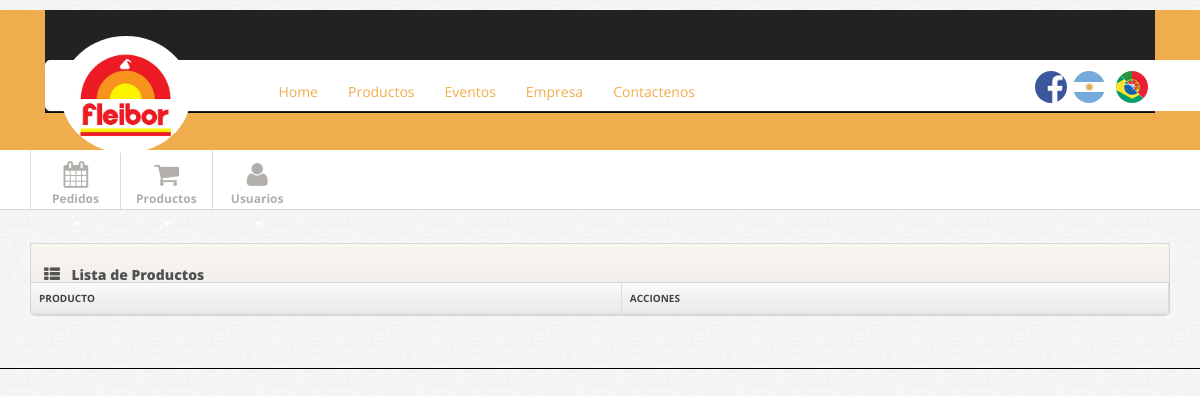
Before: /admin/producto-lista.php (signed in) with the older database file.
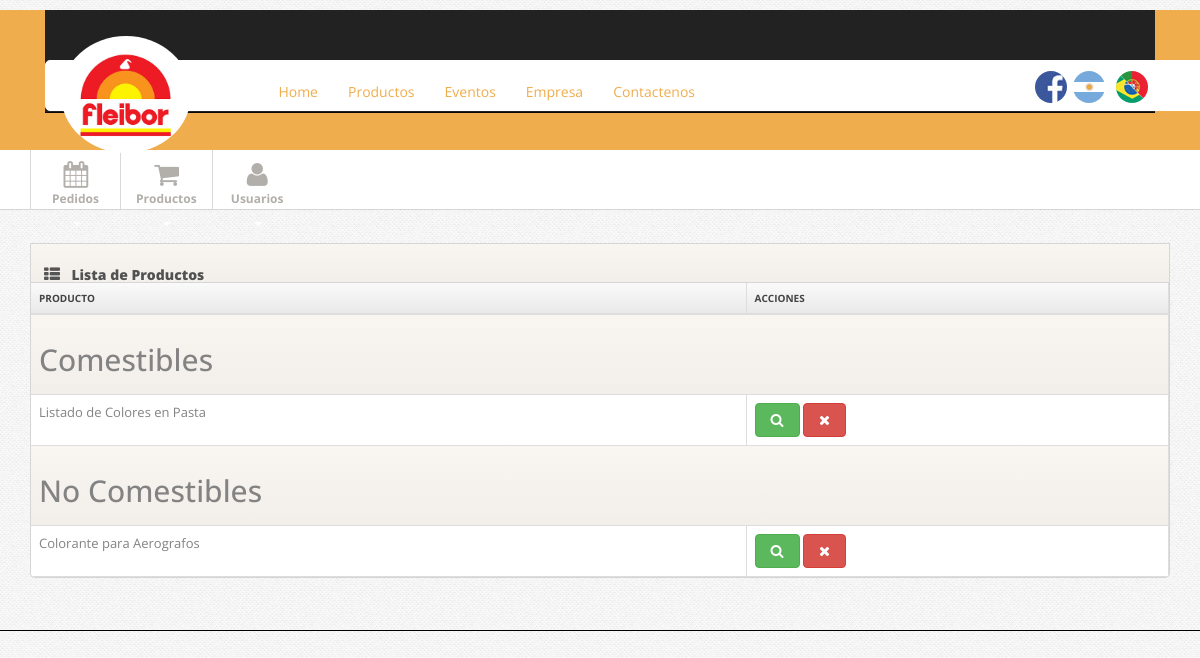
After: the same page with the newer database file.
### tables this page shows
CREATE TABLE IF NOT EXISTS `productos` (
  `id` int(11) NOT NULL AUTO_INCREMENT,
  `familia` int(11) NOT NULL,
  `nombre` varchar(255) NOT NULL,
  `descripcion` varchar(250) NOT NULL,
  `subtitulo` varchar(250) NOT NULL,
  PRIMARY KEY (`id`)
);

### admin/class/Product.class.php (called while the page is built, shortened)
<?php
class Producto{
    public function getProductos(){
        $mysqli = DataBase::connex();
        $query = '
			SELECT
                *
            FROM
                productos
		';
        $result = $mysqli->query($query);
        if($result->num_rows > 0){
            while ($row = $result->fetch_assoc()){
                $productos[] = $row;
            }
        }else{
            return false;
        }
        $tmp = $this->getFamilias();
        $familias = array();
        foreach($tmp as $familia){
            $familias[$familia['id']] = $familia['nombre'];
        }
        $productosPorFamilia = array();
        foreach($productos as $producto){
            $productosPorFamilia[$familias[$producto['familia']]][] = $producto;
        }
        return $productosPorFamilia;
    }
    public function getFamilias(){
        $mysqli = DataBase::connex();
        $query = '
			SELECT
                *
            FROM
                familias
		';
        $result = $mysqli->query($query);
        if($result->num_rows > 0){
            while ($row = $result->fetch_assoc()){
                $medidas[] = $row;
            }
            return $medidas;
        }else{
            return false;
        }
    }
}

### admin/producto-lista.php (the view, shortened to what this page needs)
<?php
$product =  new Producto();
$listadoProducto = $product->getProductos();
?>
<!DOCTYPE html>
<html lang="es">
<head>
    <?php include("includes/style.php"); ?>
</head>
<body>
<?php include("includes/header.php"); ?>
<?php include("includes/menu-admin.php"); ?>
<div class="main">
    <div class="container">
        <div class="widget widget-table action-table">
            <div class="widget-header"> <i class="icon-th-list"></i>
                <h3>Lista de Productos</h3>
            </div>
            <div class="widget-content">
                <table class="table table-striped table-bordered">
                    <thead>
                    <tr>
                        <th>Producto</th>
                        <th class="td-actions">Acciones</th>
                    </tr>
                    </thead>
                    <tbody>
                    <?php if(is_array($listadoProducto)){ ?>
                        <?php foreach($listadoProducto as $nombre => $familias){ ?>
                            <tr><td class="widget-header" colspan="2"><h2><?php echo $nombre?></h2></td></tr>
                                <?php foreach($familias as $producto){ ?>
                                    <tr>
                                        <td id="nombre-<?php echo $producto['id']?>"><?php echo $producto['nombre']?></td>
                                        <td class="td-actions">
                                            <a href="producto-ver.php?producto=<?php echo $producto['id']?>" class="btn btn-small btn-success"><i class="btn-icon-only icon-search"> </i></a>
                                            <a id="<?php echo $producto['id']?>" href="#test-modal" class="btn btn-danger btn-small borrar-usuario"><i class="btn-icon-only icon-remove"> </i></a>
                                        </td>
                                    </tr>
                                <?php } ?>
                        <?php } ?>
                    <?php } ?>
                    </tbody>
                </table>
            </div>
        </div>
    </div>
</div>
</body>
</html>

Changed rows visible on the page:
added productos: nombre "Listado de Colores en Pasta", shown under "Comestibles"
added productos: nombre "Colorante para Aerografos", shown under "No Comestibles"
Other visible differences:
new list line: "Comestibles"
new list line: "No Comestibles"
